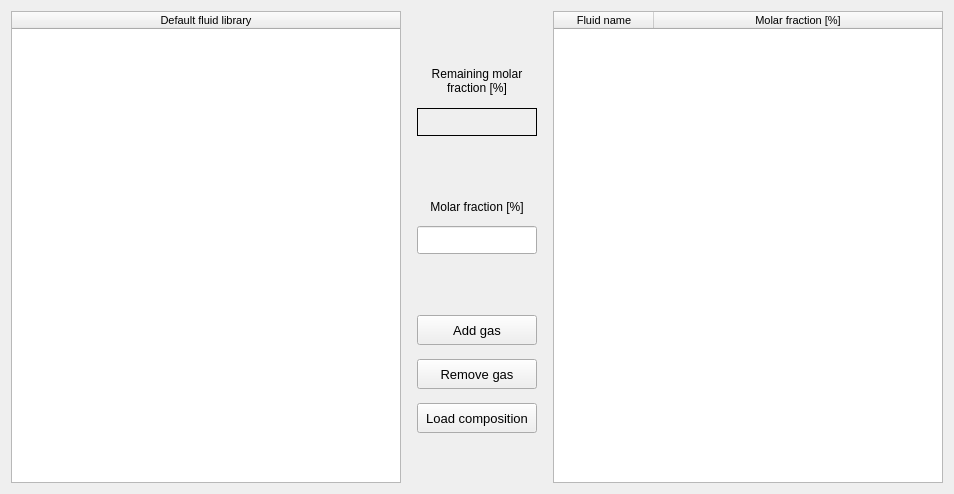
           <widget class="QFrame" name="frame_9">
            <property name="minimumSize">
             <size>
              <width>360</width>
              <height>240</height>
             </size>
            </property>
            <property name="frameShape">
             <enum>QFrame::NoFrame</enum>
            </property>
            <property name="frameShadow">
             <enum>QFrame::Raised</enum>
            </property>
            <layout class="QGridLayout" name="gridLayout_12">
             <item row="0" column="1">
              <widget class="QFrame" name="frame_middle">
               <property name="minimumSize">
                <size>
                 <width>140</width>
                 <height>0</height>
                </size>
               </property>
               <property name="maximumSize">
                <size>
                 <width>160</width>
                 <height>16777215</height>
                </size>
               </property>
               <property name="frameShape">
                <enum>QFrame::NoFrame</enum>
               </property>
               <property name="frameShadow">
                <enum>QFrame::Raised</enum>
               </property>
               <layout class="QGridLayout" name="gridLayout_5">
                <property name="leftMargin">
                 <number>0</number>
                </property>
                <property name="topMargin">
                 <number>0</number>
                </property>
                <property name="rightMargin">
                 <number>0</number>
                </property>
                <property name="bottomMargin">
                 <number>0</number>
                </property>
                <property name="spacing">
                 <number>0</number>
                </property>
                <item row="1" column="0">
                 <widget class="QFrame" name="frame_7">
                  <property name="frameShape">
                   <enum>QFrame::NoFrame</enum>
                  </property>
                  <property name="frameShadow">
                   <enum>QFrame::Raised</enum>
                  </property>
                  <layout class="QGridLayout" name="gridLayout_7">
                   <item row="0" column="0">
                    <widget class="QLabel" name="label_title_remaining_fraction">
                     <property name="minimumSize">
                      <size>
                       <width>120</width>
                       <height>42</height>
                      </size>
                     </property>
                     <property name="maximumSize">
                      <size>
                       <width>120</width>
                       <height>42</height>
                      </size>
                     </property>
                     <property name="text">
                      <string>Remaining molar 
fraction [%]</string>
                     </property>
                     <property name="alignment">
                      <set>Qt::AlignCenter</set>
                     </property>
                     <property name="wordWrap">
                      <bool>true</bool>
                     </property>
                    </widget>
                   </item>
                   <item row="1" column="0">
                    <widget class="QLabel" name="label_remaining_composition">
                     <property name="minimumSize">
                      <size>
                       <width>120</width>
                       <height>28</height>
                      </size>
                     </property>
                     <property name="maximumSize">
                      <size>
                       <width>120</width>
                       <height>28</height>
                      </size>
                     </property>
                     <property name="font">
                      <font>
                       <pointsize>10</pointsize>
                       <italic>false</italic>
                      </font>
                     </property>
                     <property name="styleSheet">
                      <string notr="true">QLineEdit{color: rgb(0, 0, 0); background-color: rgb(250, 250, 250)}
QLineEdit:disabled{color: rgb(100, 100, 100); background-color: rgb(240, 240, 240)}</string>
                     </property>
                     <property name="frameShape">
                      <enum>QFrame::Box</enum>
                     </property>
                     <property name="text">
                      <string/>
                     </property>
                     <property name="alignment">
                      <set>Qt::AlignCenter</set>
                     </property>
                     <property name="wordWrap">
                      <bool>true</bool>
                     </property>
                    </widget>
                   </item>
                  </layout>
                 </widget>
                </item>
                <item row="3" column="0">
                 <widget class="QFrame" name="frame_6">
                  <property name="frameShape">
                   <enum>QFrame::NoFrame</enum>
                  </property>
                  <property name="frameShadow">
                   <enum>QFrame::Raised</enum>
                  </property>
                  <layout class="QGridLayout" name="gridLayout_6">
                   <item row="0" column="0">
                    <widget class="QLabel" name="label_2">
                     <property name="minimumSize">
                      <size>
                       <width>120</width>
                       <height>26</height>
                      </size>
                     </property>
                     <property name="maximumSize">
                      <size>
                       <width>120</width>
                       <height>26</height>
                      </size>
                     </property>
                     <property name="text">
                      <string>Molar fraction [%]</string>
                     </property>
                     <property name="alignment">
                      <set>Qt::AlignCenter</set>
                     </property>
                    </widget>
                   </item>
                   <item row="1" column="0">
                    <widget class="QLineEdit" name="lineEdit_composition">
                     <property name="sizePolicy">
                      <sizepolicy hsizetype="Preferred" vsizetype="Preferred">
                       <horstretch>0</horstretch>
                       <verstretch>0</verstretch>
                      </sizepolicy>
                     </property>
                     <property name="minimumSize">
                      <size>
                       <width>120</width>
                       <height>28</height>
                      </size>
                     </property>
                     <property name="maximumSize">
                      <size>
                       <width>120</width>
                       <height>28</height>
                      </size>
                     </property>
                     <property name="alignment">
                      <set>Qt::AlignCenter</set>
                     </property>
                    </widget>
                   </item>
                  </layout>
                 </widget>
                </item>
                <item row="5" column="0">
                 <widget class="QFrame" name="frame_8">
                  <property name="minimumSize">
                   <size>
                    <width>0</width>
                    <height>140</height>
                   </size>
                  </property>
                  <property name="frameShape">
                   <enum>QFrame::NoFrame</enum>
                  </property>
                  <property name="frameShadow">
                   <enum>QFrame::Raised</enum>
                  </property>
                  <layout class="QGridLayout" name="gridLayout_8">
                   <property name="leftMargin">
                    <number>4</number>
                   </property>
                   <property name="topMargin">
                    <number>4</number>
                   </property>
                   <property name="rightMargin">
                    <number>4</number>
                   </property>
                   <property name="bottomMargin">
                    <number>0</number>
                   </property>
                   <property name="horizontalSpacing">
                    <number>4</number>
                   </property>
                   <property name="verticalSpacing">
                    <number>6</number>
                   </property>
                   <item row="0" column="0">
                    <widget class="QPushButton" name="pushButton_add_gas">
                     <property name="minimumSize">
                      <size>
                       <width>120</width>
                       <height>30</height>
                      </size>
                     </property>
                     <property name="maximumSize">
                      <size>
                       <width>120</width>
                       <height>30</height>
                      </size>
                     </property>
                     <property name="font">
                      <font>
                       <pointsize>10</pointsize>
                      </font>
                     </property>
                     <property name="styleSheet">
                      <string notr="true"/>
                     </property>
                     <property name="text">
                      <string>Add gas</string>
                     </property>
                    </widget>
                   </item>
                   <item row="1" column="0">
                    <widget class="QPushButton" name="pushButton_remove_gas">
                     <property name="minimumSize">
                      <size>
                       <width>120</width>
                       <height>30</height>
                      </size>
                     </property>
                     <property name="maximumSize">
                      <size>
                       <width>120</width>
                       <height>30</height>
                      </size>
                     </property>
                     <property name="font">
                      <font>
                       <pointsize>10</pointsize>
                      </font>
                     </property>
                     <property name="styleSheet">
                      <string notr="true"/>
                     </property>
                     <property name="text">
                      <string>Remove gas</string>
                     </property>
                    </widget>
                   </item>
                   <item row="2" column="0">
                    <widget class="QPushButton" name="pushButton_load_composition">
                     <property name="minimumSize">
                      <size>
                       <width>120</width>
                       <height>30</height>
                      </size>
                     </property>
                     <property name="maximumSize">
                      <size>
                       <width>120</width>
                       <height>30</height>
                      </size>
                     </property>
                     <property name="font">
                      <font>
                       <pointsize>10</pointsize>
                      </font>
                     </property>
                     <property name="styleSheet">
                      <string notr="true"/>
                     </property>
                     <property name="text">
                      <string>Load composition</string>
                     </property>
                    </widget>
                   </item>
                  </layout>
                 </widget>
                </item>
                <item row="0" column="0">
                 <spacer name="verticalSpacer">
                  <property name="orientation">
                   <enum>Qt::Vertical</enum>
                  </property>
                  <property name="sizeHint" stdset="0">
                   <size>
                    <width>20</width>
                    <height>40</height>
                   </size>
                  </property>
                 </spacer>
                </item>
                <item row="2" column="0">
                 <spacer name="verticalSpacer_2">
                  <property name="orientation">
                   <enum>Qt::Vertical</enum>
                  </property>
                  <property name="sizeHint" stdset="0">
                   <size>
                    <width>20</width>
                    <height>40</height>
                   </size>
                  </property>
                 </spacer>
                </item>
                <item row="4" column="0">
                 <spacer name="verticalSpacer_3">
                  <property name="orientation">
                   <enum>Qt::Vertical</enum>
                  </property>
                  <property name="sizeHint" stdset="0">
                   <size>
                    <width>20</width>
                    <height>40</height>
                   </size>
                  </property>
                 </spacer>
                </item>
                <item row="6" column="0">
                 <spacer name="verticalSpacer_4">
                  <property name="orientation">
                   <enum>Qt::Vertical</enum>
                  </property>
                  <property name="sizeHint" stdset="0">
                   <size>
                    <width>20</width>
                    <height>40</height>
                   </size>
                  </property>
                 </spacer>
                </item>
               </layout>
              </widget>
             </item>
             <item row="0" column="2">
              <widget class="QTableWidget" name="tableWidget_new_fluid">
               <property name="minimumSize">
                <size>
                 <width>390</width>
                 <height>0</height>
                </size>
               </property>
               <property name="maximumSize">
                <size>
                 <width>390</width>
                 <height>16777215</height>
                </size>
               </property>
               <property name="font">
                <font>
                 <family>MS Shell Dlg 2</family>
                 <pointsize>8</pointsize>
                </font>
               </property>
               <property name="sizeAdjustPolicy">
                <enum>QAbstractScrollArea::AdjustToContents</enum>
               </property>
               <property name="editTriggers">
                <set>QAbstractItemView::DoubleClicked|QAbstractItemView::EditKeyPressed</set>
               </property>
               <property name="dragDropOverwriteMode">
                <bool>false</bool>
               </property>
               <property name="dragDropMode">
                <enum>QAbstractItemView::DropOnly</enum>
               </property>
               <property name="alternatingRowColors">
                <bool>true</bool>
               </property>
               <property name="selectionBehavior">
                <enum>QAbstractItemView::SelectItems</enum>
               </property>
               <property name="sortingEnabled">
                <bool>true</bool>
               </property>
               <attribute name="horizontalHeaderStretchLastSection">
                <bool>true</bool>
               </attribute>
               <column>
                <property name="text">
                 <string>Fluid name</string>
                </property>
               </column>
               <column>
                <property name="text">
                 <string>Molar fraction [%]</string>
                </property>
               </column>
              </widget>
             </item>
             <item row="0" column="0">
              <widget class="QTreeWidget" name="treeWidget_reference_gases">
               <property name="minimumSize">
                <size>
                 <width>390</width>
                 <height>0</height>
                </size>
               </property>
               <property name="maximumSize">
                <size>
                 <width>390</width>
                 <height>16777215</height>
                </size>
               </property>
               <property name="font">
                <font>
                 <family>MS Shell Dlg 2</family>
                 <pointsize>8</pointsize>
                </font>
               </property>
               <property name="toolTip">
                <string>&lt;html&gt;&lt;head/&gt;&lt;body&gt;&lt;p&gt;Press double-click to add fluid to the mixture&lt;/p&gt;&lt;/body&gt;&lt;/html&gt;</string>
               </property>
               <property name="styleSheet">
                <string notr="true"/>
               </property>
               <property name="horizontalScrollBarPolicy">
                <enum>Qt::ScrollBarAsNeeded</enum>
               </property>
               <property name="sizeAdjustPolicy">
                <enum>QAbstractScrollArea::AdjustIgnored</enum>
               </property>
               <property name="dragDropMode">
                <enum>QAbstractItemView::DragOnly</enum>
               </property>
               <column>
                <property name="text">
                 <string>Default fluid library</string>
                </property>
                <property name="textAlignment">
                 <set>AlignCenter</set>
                </property>
               </column>
              </widget>
             </item>
            </layout>
           </widget>
